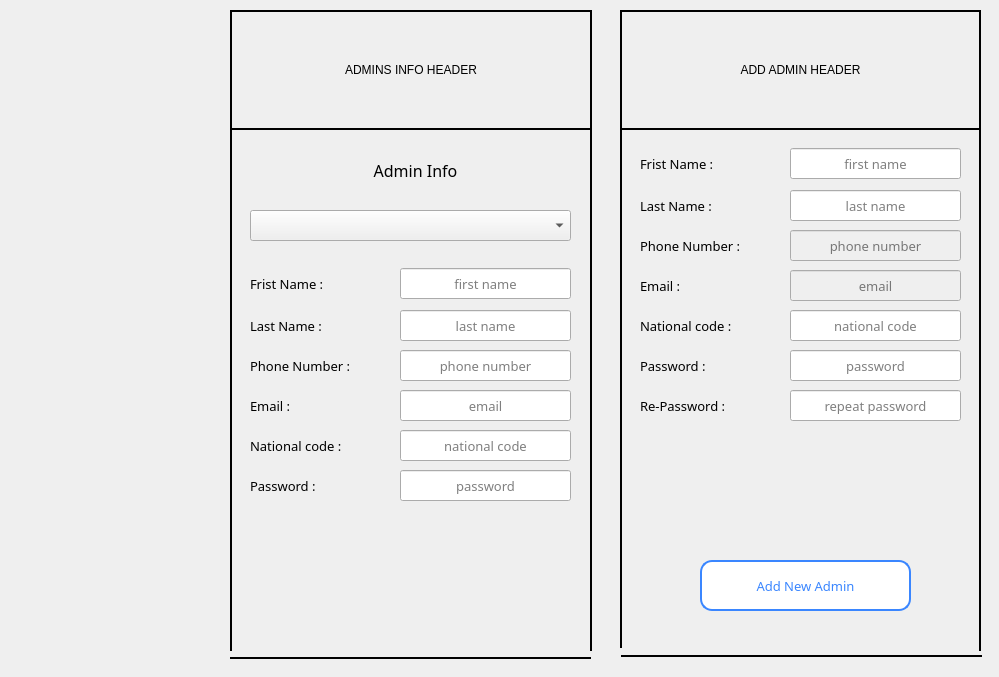
   <widget class="QWidget" name="widget">
    <attribute name="title">
     <string>Admins</string>
    </attribute>
    <widget class="QLabel" name="admins_info_header">
     <property name="geometry">
      <rect>
       <x>230</x>
       <y>10</y>
       <width>362</width>
       <height>120</height>
      </rect>
     </property>
     <property name="frameShape">
      <enum>QFrame::WinPanel</enum>
     </property>
     <property name="text">
      <string>ADMINS INFO HEADER</string>
     </property>
     <property name="alignment">
      <set>Qt::AlignCenter</set>
     </property>
    </widget>
    <widget class="QPushButton" name="add_new_admin">
     <property name="geometry">
      <rect>
       <x>700</x>
       <y>560</y>
       <width>211</width>
       <height>51</height>
      </rect>
     </property>
     <property name="font">
      <font>
       <family>MV Boli</family>
       <pointsize>10</pointsize>
       <weight>50</weight>
       <italic>false</italic>
       <bold>false</bold>
      </font>
     </property>
     <property name="styleSheet">
      <string notr="true">QPushButton{
	color: rgb(58, 134, 255);
	font: 10pt &quot;MV Boli&quot;;
	background-color: white;
	border: 2px solid rgb(58, 134, 255);
    border-radius: 12px;
}

QPushButton:hover:!pressed   {
	background-color: qlineargradient(spread:pad, x1:0, y1:0, x2:0.857143, y2:0.857955, stop:1 rgba(10, 242, 251, 255), stop:0 rgba(224, 6, 159, 255));
  color: white;
}

QPushButton:pressed   {
  background-color: rgba(224, 6, 159, 255);
  color: white;
}
</string>
     </property>
     <property name="text">
      <string>Add New Admin</string>
     </property>
     <property name="checkable">
      <bool>false</bool>
     </property>
    </widget>
    <widget class="QLabel" name="password_label_2">
     <property name="geometry">
      <rect>
       <x>640</x>
       <y>350</y>
       <width>141</width>
       <height>31</height>
      </rect>
     </property>
     <property name="font">
      <font>
       <family>MV Boli</family>
       <pointsize>10</pointsize>
      </font>
     </property>
     <property name="text">
      <string>Password :</string>
     </property>
    </widget>
    <widget class="QLabel" name="email_label_2">
     <property name="geometry">
      <rect>
       <x>640</x>
       <y>270</y>
       <width>141</width>
       <height>31</height>
      </rect>
     </property>
     <property name="font">
      <font>
       <family>MV Boli</family>
       <pointsize>10</pointsize>
      </font>
     </property>
     <property name="text">
      <string>Email :</string>
     </property>
    </widget>
    <widget class="QLabel" name="last_name_label_2">
     <property name="geometry">
      <rect>
       <x>640</x>
       <y>190</y>
       <width>141</width>
       <height>31</height>
      </rect>
     </property>
     <property name="font">
      <font>
       <family>MV Boli</family>
       <pointsize>10</pointsize>
      </font>
     </property>
     <property name="text">
      <string>Last Name :</string>
     </property>
    </widget>
    <widget class="QLabel" name="phone_number_label_2">
     <property name="geometry">
      <rect>
       <x>640</x>
       <y>230</y>
       <width>141</width>
       <height>31</height>
      </rect>
     </property>
     <property name="font">
      <font>
       <family>MV Boli</family>
       <pointsize>10</pointsize>
      </font>
     </property>
     <property name="text">
      <string>Phone Number :</string>
     </property>
    </widget>
    <widget class="Line" name="line_25">
     <property name="geometry">
      <rect>
       <x>581</x>
       <y>120</y>
       <width>20</width>
       <height>531</height>
      </rect>
     </property>
     <property name="frameShadow">
      <enum>QFrame::Plain</enum>
     </property>
     <property name="lineWidth">
      <number>2</number>
     </property>
     <property name="midLineWidth">
      <number>0</number>
     </property>
     <property name="orientation">
      <enum>Qt::Vertical</enum>
     </property>
    </widget>
    <widget class="QLabel" name="national_code_label_2">
     <property name="geometry">
      <rect>
       <x>640</x>
       <y>310</y>
       <width>141</width>
       <height>31</height>
      </rect>
     </property>
     <property name="font">
      <font>
       <family>MV Boli</family>
       <pointsize>10</pointsize>
      </font>
     </property>
     <property name="text">
      <string>National code :</string>
     </property>
    </widget>
    <widget class="QLineEdit" name="last_name_input_2">
     <property name="geometry">
      <rect>
       <x>790</x>
       <y>190</y>
       <width>171</width>
       <height>31</height>
      </rect>
     </property>
     <property name="font">
      <font>
       <family>MV Boli</family>
       <pointsize>10</pointsize>
      </font>
     </property>
     <property name="text">
      <string/>
     </property>
     <property name="alignment">
      <set>Qt::AlignCenter</set>
     </property>
     <property name="placeholderText">
      <string>last name</string>
     </property>
     <property name="clearButtonEnabled">
      <bool>false</bool>
     </property>
    </widget>
    <widget class="QLabel" name="re_password_label_2">
     <property name="geometry">
      <rect>
       <x>640</x>
       <y>390</y>
       <width>141</width>
       <height>31</height>
      </rect>
     </property>
     <property name="font">
      <font>
       <family>MV Boli</family>
       <pointsize>10</pointsize>
      </font>
     </property>
     <property name="text">
      <string>Re-Password :</string>
     </property>
    </widget>
    <widget class="Line" name="line_26">
     <property name="geometry">
      <rect>
       <x>611</x>
       <y>127</y>
       <width>20</width>
       <height>521</height>
      </rect>
     </property>
     <property name="frameShadow">
      <enum>QFrame::Plain</enum>
     </property>
     <property name="lineWidth">
      <number>2</number>
     </property>
     <property name="orientation">
      <enum>Qt::Vertical</enum>
     </property>
    </widget>
    <widget class="QLineEdit" name="phone_number_input_2">
     <property name="enabled">
      <bool>false</bool>
     </property>
     <property name="geometry">
      <rect>
       <x>790</x>
       <y>230</y>
       <width>171</width>
       <height>31</height>
      </rect>
     </property>
     <property name="font">
      <font>
       <family>MV Boli</family>
       <pointsize>10</pointsize>
      </font>
     </property>
     <property name="styleSheet">
      <string notr="true">QLineEdit:disabled{
color: rgb(0, 0, 0);
}</string>
     </property>
     <property name="text">
      <string/>
     </property>
     <property name="alignment">
      <set>Qt::AlignCenter</set>
     </property>
     <property name="placeholderText">
      <string>phone number</string>
     </property>
     <property name="clearButtonEnabled">
      <bool>false</bool>
     </property>
    </widget>
    <widget class="Line" name="line_27">
     <property name="geometry">
      <rect>
       <x>230</x>
       <y>648</y>
       <width>361</width>
       <height>20</height>
      </rect>
     </property>
     <property name="frameShadow">
      <enum>QFrame::Plain</enum>
     </property>
     <property name="lineWidth">
      <number>2</number>
     </property>
     <property name="orientation">
      <enum>Qt::Horizontal</enum>
     </property>
    </widget>
    <widget class="QLineEdit" name="re_password_input_2">
     <property name="geometry">
      <rect>
       <x>790</x>
       <y>390</y>
       <width>171</width>
       <height>31</height>
      </rect>
     </property>
     <property name="font">
      <font>
       <family>MV Boli</family>
       <pointsize>10</pointsize>
      </font>
     </property>
     <property name="text">
      <string/>
     </property>
     <property name="echoMode">
      <enum>QLineEdit::Password</enum>
     </property>
     <property name="alignment">
      <set>Qt::AlignCenter</set>
     </property>
     <property name="placeholderText">
      <string>repeat password</string>
     </property>
     <property name="clearButtonEnabled">
      <bool>false</bool>
     </property>
    </widget>
    <widget class="QLabel" name="add_admin_header">
     <property name="geometry">
      <rect>
       <x>620</x>
       <y>10</y>
       <width>361</width>
       <height>120</height>
      </rect>
     </property>
     <property name="frameShape">
      <enum>QFrame::WinPanel</enum>
     </property>
     <property name="text">
      <string>ADD ADMIN HEADER</string>
     </property>
     <property name="alignment">
      <set>Qt::AlignCenter</set>
     </property>
    </widget>
    <widget class="Line" name="line_28">
     <property name="geometry">
      <rect>
       <x>621</x>
       <y>648</y>
       <width>361</width>
       <height>16</height>
      </rect>
     </property>
     <property name="frameShadow">
      <enum>QFrame::Plain</enum>
     </property>
     <property name="lineWidth">
      <number>2</number>
     </property>
     <property name="orientation">
      <enum>Qt::Horizontal</enum>
     </property>
    </widget>
    <widget class="QLineEdit" name="email_input_2">
     <property name="enabled">
      <bool>false</bool>
     </property>
     <property name="geometry">
      <rect>
       <x>790</x>
       <y>270</y>
       <width>171</width>
       <height>31</height>
      </rect>
     </property>
     <property name="font">
      <font>
       <family>MV Boli</family>
       <pointsize>10</pointsize>
      </font>
     </property>
     <property name="styleSheet">
      <string notr="true">QLineEdit:disabled{
color: rgb(0, 0, 0);
}</string>
     </property>
     <property name="text">
      <string/>
     </property>
     <property name="alignment">
      <set>Qt::AlignCenter</set>
     </property>
     <property name="placeholderText">
      <string>email</string>
     </property>
     <property name="clearButtonEnabled">
      <bool>false</bool>
     </property>
    </widget>
    <widget class="Line" name="line_29">
     <property name="geometry">
      <rect>
       <x>970</x>
       <y>120</y>
       <width>20</width>
       <height>531</height>
      </rect>
     </property>
     <property name="frameShadow">
      <enum>QFrame::Plain</enum>
     </property>
     <property name="lineWidth">
      <number>2</number>
     </property>
     <property name="midLineWidth">
      <number>0</number>
     </property>
     <property name="orientation">
      <enum>Qt::Vertical</enum>
     </property>
    </widget>
    <widget class="QLineEdit" name="password_input_2">
     <property name="geometry">
      <rect>
       <x>790</x>
       <y>350</y>
       <width>171</width>
       <height>31</height>
      </rect>
     </property>
     <property name="font">
      <font>
       <family>MV Boli</family>
       <pointsize>10</pointsize>
      </font>
     </property>
     <property name="text">
      <string/>
     </property>
     <property name="echoMode">
      <enum>QLineEdit::Password</enum>
     </property>
     <property name="alignment">
      <set>Qt::AlignCenter</set>
     </property>
     <property name="placeholderText">
      <string>password</string>
     </property>
     <property name="clearButtonEnabled">
      <bool>false</bool>
     </property>
    </widget>
    <widget class="QLineEdit" name="first_name_input_2">
     <property name="geometry">
      <rect>
       <x>790</x>
       <y>148</y>
       <width>171</width>
       <height>31</height>
      </rect>
     </property>
     <property name="font">
      <font>
       <family>MV Boli</family>
       <pointsize>10</pointsize>
      </font>
     </property>
     <property name="text">
      <string/>
     </property>
     <property name="alignment">
      <set>Qt::AlignCenter</set>
     </property>
     <property name="placeholderText">
      <string>first name</string>
     </property>
     <property name="clearButtonEnabled">
      <bool>false</bool>
     </property>
    </widget>
    <widget class="Line" name="line_30">
     <property name="geometry">
      <rect>
       <x>221</x>
       <y>130</y>
       <width>20</width>
       <height>521</height>
      </rect>
     </property>
     <property name="frameShadow">
      <enum>QFrame::Plain</enum>
     </property>
     <property name="lineWidth">
      <number>2</number>
     </property>
     <property name="orientation">
      <enum>Qt::Vertical</enum>
     </property>
    </widget>
    <widget class="QLineEdit" name="national_code_input_2">
     <property name="enabled">
      <bool>true</bool>
     </property>
     <property name="geometry">
      <rect>
       <x>790</x>
       <y>310</y>
       <width>171</width>
       <height>31</height>
      </rect>
     </property>
     <property name="font">
      <font>
       <family>MV Boli</family>
       <pointsize>10</pointsize>
      </font>
     </property>
     <property name="styleSheet">
      <string notr="true">QLineEdit:disabled{
color: rgb(0, 0, 0);
}</string>
     </property>
     <property name="text">
      <string/>
     </property>
     <property name="alignment">
      <set>Qt::AlignCenter</set>
     </property>
     <property name="readOnly">
      <bool>false</bool>
     </property>
     <property name="placeholderText">
      <string>national code</string>
     </property>
     <property name="clearButtonEnabled">
      <bool>false</bool>
     </property>
    </widget>
    <widget class="QLabel" name="first_name_label_2">
     <property name="geometry">
      <rect>
       <x>640</x>
       <y>148</y>
       <width>141</width>
       <height>31</height>
      </rect>
     </property>
     <property name="font">
      <font>
       <family>MV Boli</family>
       <pointsize>10</pointsize>
      </font>
     </property>
     <property name="text">
      <string>Frist Name :</string>
     </property>
    </widget>
    <widget class="QLabel" name="first_name_label_5">
     <property name="geometry">
      <rect>
       <x>250</x>
       <y>268</y>
       <width>141</width>
       <height>31</height>
      </rect>
     </property>
     <property name="font">
      <font>
       <family>MV Boli</family>
       <pointsize>10</pointsize>
      </font>
     </property>
     <property name="text">
      <string>Frist Name :</string>
     </property>
    </widget>
    <widget class="QLabel" name="last_name_label_5">
     <property name="geometry">
      <rect>
       <x>250</x>
       <y>310</y>
       <width>141</width>
       <height>31</height>
      </rect>
     </property>
     <property name="font">
      <font>
       <family>MV Boli</family>
       <pointsize>10</pointsize>
      </font>
     </property>
     <property name="text">
      <string>Last Name :</string>
     </property>
    </widget>
    <widget class="QLineEdit" name="first_name_input_5">
     <property name="geometry">
      <rect>
       <x>400</x>
       <y>268</y>
       <width>171</width>
       <height>31</height>
      </rect>
     </property>
     <property name="font">
      <font>
       <family>MV Boli</family>
       <pointsize>10</pointsize>
      </font>
     </property>
     <property name="styleSheet">
      <string notr="true">QLineEdit:disabled{
color: rgb(0, 0, 0);
}</string>
     </property>
     <property name="text">
      <string/>
     </property>
     <property name="alignment">
      <set>Qt::AlignCenter</set>
     </property>
     <property name="readOnly">
      <bool>true</bool>
     </property>
     <property name="placeholderText">
      <string>first name</string>
     </property>
     <property name="clearButtonEnabled">
      <bool>false</bool>
     </property>
    </widget>
    <widget class="QLabel" name="email_label_5">
     <property name="geometry">
      <rect>
       <x>250</x>
       <y>390</y>
       <width>141</width>
       <height>31</height>
      </rect>
     </property>
     <property name="font">
      <font>
       <family>MV Boli</family>
       <pointsize>10</pointsize>
      </font>
     </property>
     <property name="text">
      <string>Email :</string>
     </property>
    </widget>
    <widget class="QLineEdit" name="email_input_5">
     <property name="enabled">
      <bool>true</bool>
     </property>
     <property name="geometry">
      <rect>
       <x>400</x>
       <y>390</y>
       <width>171</width>
       <height>31</height>
      </rect>
     </property>
     <property name="font">
      <font>
       <family>MV Boli</family>
       <pointsize>10</pointsize>
      </font>
     </property>
     <property name="styleSheet">
      <string notr="true">QLineEdit:disabled{
color: rgb(0, 0, 0);
}</string>
     </property>
     <property name="text">
      <string/>
     </property>
     <property name="alignment">
      <set>Qt::AlignCenter</set>
     </property>
     <property name="readOnly">
      <bool>true</bool>
     </property>
     <property name="placeholderText">
      <string>email</string>
     </property>
     <property name="clearButtonEnabled">
      <bool>false</bool>
     </property>
    </widget>
    <widget class="QLineEdit" name="phone_number_input_5">
     <property name="enabled">
      <bool>true</bool>
     </property>
     <property name="geometry">
      <rect>
       <x>400</x>
       <y>350</y>
       <width>171</width>
       <height>31</height>
      </rect>
     </property>
     <property name="font">
      <font>
       <family>MV Boli</family>
       <pointsize>10</pointsize>
      </font>
     </property>
     <property name="styleSheet">
      <string notr="true">QLineEdit:disabled{
color: rgb(0, 0, 0);
}</string>
     </property>
     <property name="text">
      <string/>
     </property>
     <property name="alignment">
      <set>Qt::AlignCenter</set>
     </property>
     <property name="readOnly">
      <bool>true</bool>
     </property>
     <property name="placeholderText">
      <string>phone number</string>
     </property>
     <property name="clearButtonEnabled">
      <bool>false</bool>
     </property>
    </widget>
    <widget class="QLineEdit" name="password_input_5">
     <property name="geometry">
      <rect>
       <x>400</x>
       <y>470</y>
       <width>171</width>
       <height>31</height>
      </rect>
     </property>
     <property name="font">
      <font>
       <family>MV Boli</family>
       <pointsize>10</pointsize>
      </font>
     </property>
     <property name="styleSheet">
      <string notr="true">QLineEdit:disabled{
color: rgb(0, 0, 0);
}</string>
     </property>
     <property name="text">
      <string/>
     </property>
     <property name="echoMode">
      <enum>QLineEdit::Password</enum>
     </property>
     <property name="alignment">
      <set>Qt::AlignCenter</set>
     </property>
     <property name="readOnly">
      <bool>true</bool>
     </property>
     <property name="placeholderText">
      <string>password</string>
     </property>
     <property name="clearButtonEnabled">
      <bool>false</bool>
     </property>
    </widget>
    <widget class="QLabel" name="national_code_label_5">
     <property name="geometry">
      <rect>
       <x>250</x>
       <y>430</y>
       <width>141</width>
       <height>31</height>
      </rect>
     </property>
     <property name="font">
      <font>
       <family>MV Boli</family>
       <pointsize>10</pointsize>
      </font>
     </property>
     <property name="text">
      <string>National code :</string>
     </property>
    </widget>
    <widget class="QLabel" name="phone_number_label_5">
     <property name="geometry">
      <rect>
       <x>250</x>
       <y>350</y>
       <width>141</width>
       <height>31</height>
      </rect>
     </property>
     <property name="font">
      <font>
       <family>MV Boli</family>
       <pointsize>10</pointsize>
      </font>
     </property>
     <property name="text">
      <string>Phone Number :</string>
     </property>
    </widget>
    <widget class="QLabel" name="password_label_5">
     <property name="geometry">
      <rect>
       <x>250</x>
       <y>470</y>
       <width>141</width>
       <height>31</height>
      </rect>
     </property>
     <property name="font">
      <font>
       <family>MV Boli</family>
       <pointsize>10</pointsize>
      </font>
     </property>
     <property name="text">
      <string>Password :</string>
     </property>
    </widget>
    <widget class="QLineEdit" name="last_name_input_5">
     <property name="geometry">
      <rect>
       <x>400</x>
       <y>310</y>
       <width>171</width>
       <height>31</height>
      </rect>
     </property>
     <property name="font">
      <font>
       <family>MV Boli</family>
       <pointsize>10</pointsize>
      </font>
     </property>
     <property name="styleSheet">
      <string notr="true">QLineEdit:disabled{
color: rgb(0, 0, 0);
}</string>
     </property>
     <property name="text">
      <string/>
     </property>
     <property name="alignment">
      <set>Qt::AlignCenter</set>
     </property>
     <property name="readOnly">
      <bool>true</bool>
     </property>
     <property name="placeholderText">
      <string>last name</string>
     </property>
     <property name="clearButtonEnabled">
      <bool>false</bool>
     </property>
    </widget>
    <widget class="QLineEdit" name="national_code_input_5">
     <property name="enabled">
      <bool>true</bool>
     </property>
     <property name="geometry">
      <rect>
       <x>400</x>
       <y>430</y>
       <width>171</width>
       <height>31</height>
      </rect>
     </property>
     <property name="font">
      <font>
       <family>MV Boli</family>
       <pointsize>10</pointsize>
      </font>
     </property>
     <property name="styleSheet">
      <string notr="true">QLineEdit:disabled{
color: rgb(0, 0, 0);
}</string>
     </property>
     <property name="text">
      <string/>
     </property>
     <property name="alignment">
      <set>Qt::AlignCenter</set>
     </property>
     <property name="readOnly">
      <bool>true</bool>
     </property>
     <property name="placeholderText">
      <string>national code</string>
     </property>
     <property name="clearButtonEnabled">
      <bool>false</bool>
     </property>
    </widget>
    <widget class="QComboBox" name="admin_list">
     <property name="geometry">
      <rect>
       <x>250</x>
       <y>210</y>
       <width>321</width>
       <height>31</height>
      </rect>
     </property>
    </widget>
    <widget class="QLabel" name="label_5">
     <property name="geometry">
      <rect>
       <x>350</x>
       <y>150</y>
       <width>131</width>
       <height>41</height>
      </rect>
     </property>
     <property name="font">
      <font>
       <family>MV Boli</family>
       <pointsize>12</pointsize>
      </font>
     </property>
     <property name="text">
      <string>Admin Info</string>
     </property>
     <property name="alignment">
      <set>Qt::AlignCenter</set>
     </property>
    </widget>
    <widget class="QLabel" name="error5">
     <property name="geometry">
      <rect>
       <x>640</x>
       <y>440</y>
       <width>321</width>
       <height>20</height>
      </rect>
     </property>
     <property name="styleSheet">
      <string notr="true">QLabel {
color: rgb(255, 30, 10);
}</string>
     </property>
     <property name="text">
      <string/>
     </property>
     <property name="alignment">
      <set>Qt::AlignCenter</set>
     </property>
    </widget>
   </widget>
